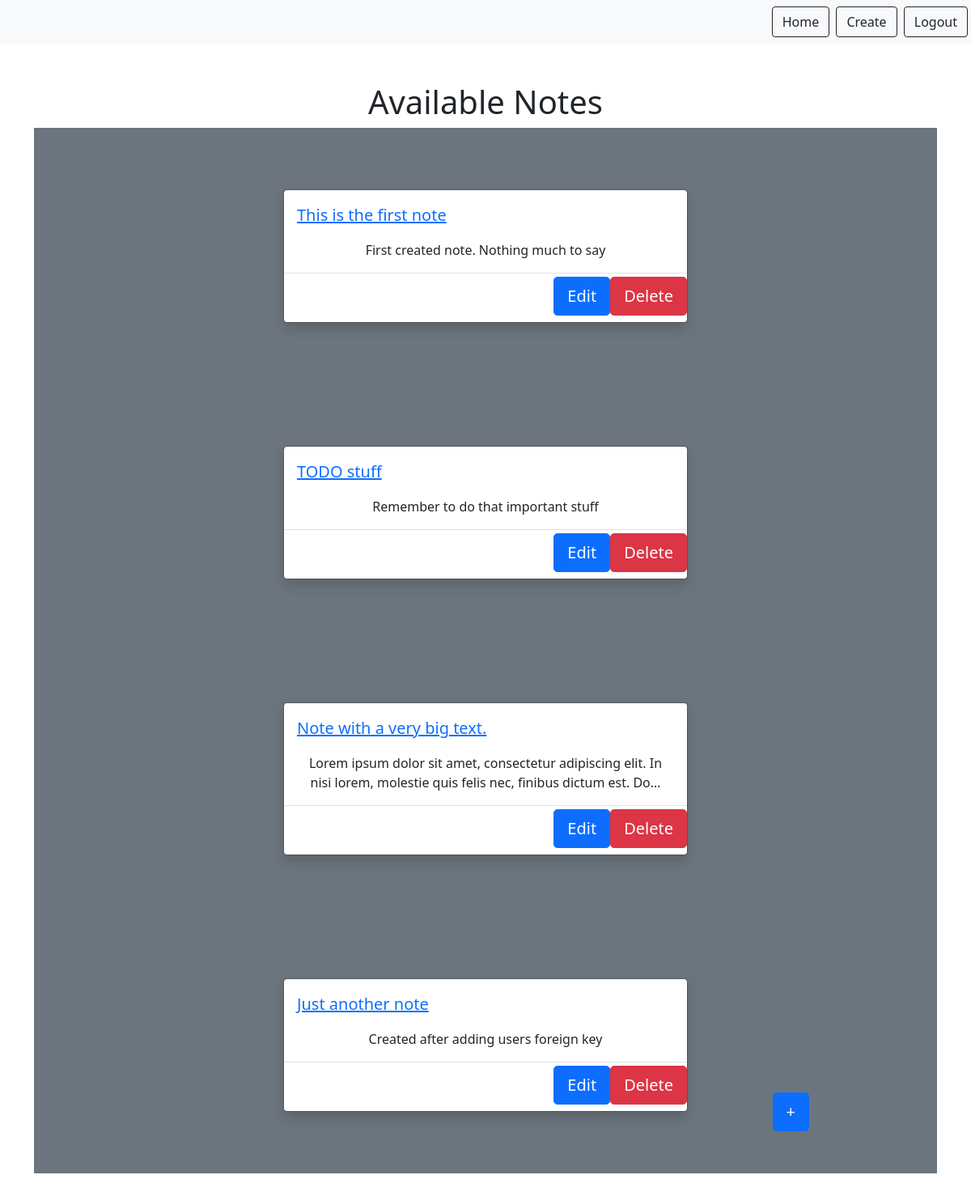
Screenshot of /notes (signed in) with the database file from the repository.
### notes/models.py (models this page shows)
class Note(models.Model):
    title = models.CharField(max_length=200)
    text = models.TextField()
    created = models.DateTimeField(auto_now_add=True)
    user = models.ForeignKey(User, on_delete=models.CASCADE, related_name="notes")

### notes/views.py (the view)
# urls.py: path('notes', views.NotesListView.as_view(), name='notes.list'),
class NotesListView(LoginRequiredMixin, ListView):
    model = Note
    context_object_name = "notes"
    template_name = "notes/notes_list.html"  # not necessary if we follow name convention
    login_url = "/login"
    def get_queryset(self):
        return self.request.user.notes.all()

### notes/templates/notes/notes_list.html
{% extends "base.html" %}
{% block content %}
<h1>Available Notes</h1>
<div id="add">
<a href="{% url 'notes.new' %}" type="button" class="btn btn-primary btn-lg" >
   +
</a>
</div>
{% for note in notes %}
<div class="modal modal-sheet position-static d-block bg-secondary py-5" tabindex="-1" role="dialog" id="modalSheet">
    <div class="modal-dialog" role="document">
        <div class="modal-content rounded-6 shadow">
            <div class="modal-header border-bottom-0">
                <a href="{% url 'notes.detail' pk=note.id %}">
                    <h5 class="modal-title">{{ note.title }}</h5>
                </a>
            </div>
            <div class="modal-body py-0">
                <p>{{ note.text|truncatechars:120 }}</p>
            </div>
            <div class="modal-footer flex-nowrap p-0">
                 <a href="{% url 'notes.update' pk=note.id %}" class="btn btn-lg btn-primary w-30 mx-0 mb-2">Edit</a>
                <a href="{% url 'notes.delete' pk=note.id %}"  class="btn btn-lg btn-danger w-30 mx-0 mb-2">Delete</a>
            </div>
        </div>
    </div>
</div>
{% endfor %}
{% endblock %}

### static/css/style.css (style rules this page uses)
#add { position: fixed; bottom: 100px; right: 200px; }

### rows the page displays
Note: title "This is the first note", text "First created note. Nothing much to say"
Note: title "TODO stuff", text "Remember to do that important stuff"
Note: title "Note with a very big text.", text "Lorem ipsum dolor sit amet, consectetur adipiscing elit. In nisi lorem, molestie quis felis nec, finibus dictum est. Do…"
Note: title "Just another note", text "Created after adding users foreign key"
